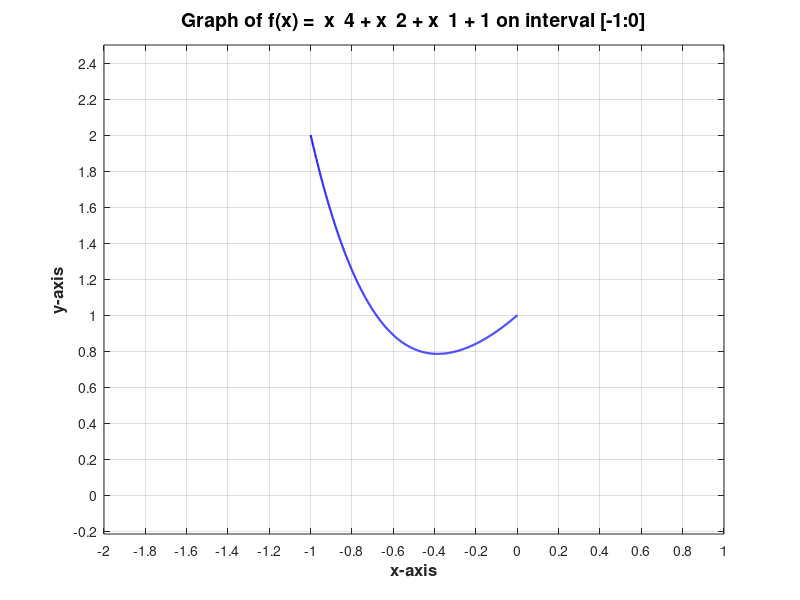

Reproduce this figure in MATLAB. (Note: this script raises an error after producing the figure.)
clc;
clear;

global DERIVATIVE_TYPE_DIFF;
global DERIVATIVE_TYPE_LEFT;
global DERIVATIVE_TYPE_RIGHT;
global DERIVATIVE_TYPE_CENTRAL;
global derivative_type;
global ddf;
global df;

global DERIVATIVE_PRECISION;
global FIRST_DERIVATIVE_COST;
global SECOND_DERIVATIVE_COST;

DERIVATIVE_TYPE_DIFF    = 0;
DERIVATIVE_TYPE_LEFT    = 1;
DERIVATIVE_TYPE_RIGHT   = 2;
DERIVATIVE_TYPE_CENTRAL = 3;

derivative_type = DERIVATIVE_TYPE_DIFF;

if derivative_type == DERIVATIVE_TYPE_DIFF
    FIRST_DERIVATIVE_COST = 1;
    SECOND_DERIVATIVE_COST = 1;
else
    FIRST_DERIVATIVE_COST = 2;
    SECOND_DERIVATIVE_COST = 3;
end

function [derivative_val] = calculate_left_derivative(f, x, h)
    derivative_val = (f(x) - f(x - h)) / h;
end

function [derivative_val] = calculate_right_derivative(f, x, h)
    derivative_val = (f(x + h) - f(x)) / h;
end

function [derivative_val] = calculate_central_derivative(f, x, h)
    derivative_val = (f(x + h) - f(x - h)) / (h * 2);
end

function [derivative_val] = calculate_second_derivative(f, x, h)
    derivative_val = (f(x + h) - (2*f(x)) + f(x - h)) / h^2;
end

function [derivative_val] = first_derivative(func, arg)
    global DERIVATIVE_TYPE_DIFF;
    global DERIVATIVE_TYPE_LEFT;
    global DERIVATIVE_TYPE_RIGHT;
    global DERIVATIVE_TYPE_CENTRAL;
    global derivative_type;
    global DERIVATIVE_PRECISION;
    global df;
    switch derivative_type
        case DERIVATIVE_TYPE_DIFF
            derivative_val = double(df(arg));
        case DERIVATIVE_TYPE_LEFT
            derivative_val = calculate_left_derivative(func, arg, DERIVATIVE_PRECISION);
        case DERIVATIVE_TYPE_RIGHT
            derivative_val = calculate_right_derivative(func, arg, DERIVATIVE_PRECISION);
        case DERIVATIVE_TYPE_CENTRAL
            derivative_val = calculate_central_derivative(func, arg, DERIVATIVE_PRECISION);
    end
end

function [derivative_val] = second_derivative(func, arg)
    global DERIVATIVE_TYPE_DIFF;
    global DERIVATIVE_TYPE_LEFT;
    global DERIVATIVE_TYPE_RIGHT;
    global DERIVATIVE_TYPE_CENTRAL;
    global derivative_type;
    global DERIVATIVE_PRECISION;
    global ddf;
    switch derivative_type
        case DERIVATIVE_TYPE_DIFF
            derivative_val = double(ddf(arg));
        case DERIVATIVE_TYPE_LEFT
            derivative_val = calculate_second_derivative(func, arg, DERIVATIVE_PRECISION);
        case DERIVATIVE_TYPE_RIGHT
            derivative_val = calculate_second_derivative(func, arg, DERIVATIVE_PRECISION);
        case DERIVATIVE_TYPE_CENTRAL
            derivative_val = calculate_second_derivative(func, arg, DERIVATIVE_PRECISION);
    end
end

function L = get_lipschitz_const(f, start, stop, precision)
    global df;
    func = @(x) -abs(df(x));
    [xL, L] = bruteforce(func, start, stop, precision);
end

function [xmin, fmin, func_calculations] = bruteforce(f, start, stop, precision)
    n = ceil((stop - start)/precision);
    arg = linspace(start, stop, n);
    y = f(arg);
    func_calculations = n;
    [fmin, ind] = min(y);
    xmin = arg(ind);
end

function [xmin, fmin, func_calculations] = digitwise(f, start, stop, precision)
    func_calculations = 0;
    delta = 1;
    x = start;
    direction = 1;
    yprev = 0;
    while delta > precision
        delta = delta / 4;
        yprev = f(start);
        func_calculations = func_calculations + 1;
        x = x + delta*direction;
        y = f(x);
        func_calculations = func_calculations + 1;
        while y < yprev
            yprev = y;
            xprev = x;
            x = x + delta*direction;
            y = f(x);
            func_calculations = func_calculations + 1;
        end
        direction = direction * -1;
    end
    fmin = yprev;
    xmin = xprev;
end

function [xmin, fmin, func_calculations] = dichotomy(f, start, stop, target_precision)
    func_calculations = 0;
    d = 0.2*target_precision;
    achieved_precision = (stop - start) / 2;
    while achieved_precision > target_precision
        x1 = (start + stop - d) / 2;
        x2 = (start + stop + d) / 2;
        y1 = f(x1);
        y2 = f(x2);
        func_calculations = func_calculations + 2;
        if y1 <= y2
            stop = x2;
        else
            start = x1;
        end
        achieved_precision = (stop - start) / 2;
    end
    xmin = (stop + start) / 2;
    fmin = f(xmin);
    func_calculations = func_calculations + 1;
end

function [xmin, fmin, func_calculations] = goldenratio(f, start, stop, target_precision)
    tau = (sqrt(5) - 1) / 2;
    x1 = start + (1 - tau) * (stop - start);
    x2 = start + tau * (stop - start);
    y1 = f(x1);
    y2 = f(x2);
    func_calculations = 2;
    n = 0;
    achieved_precision = (stop - start) / 2 * tau^n;
    while achieved_precision > target_precision
        if y1 <= y2
            stop = x2;
            x2 = x1;
            x1 = start + stop - x2;
            y2 = y1;
            y1 = f(x1);
            func_calculations = func_calculations + 1;
        else
            start = x1;
            x1 = x2;
            x2 = start + stop - x1;
            y1 = y2;
            y2 = f(x2);
            func_calculations = func_calculations + 1;
        end
        n = n + 1;
        achieved_precision = achieved_precision * tau;
    end
    xmin = (x1 + x2) / 2;
    fmin = f(xmin);
    func_calculations = func_calculations + 1;
end

function [xmin, fmin, func_calculations] = parabolic(f, start, stop, target_precision)
    x1 = start;
    x2 = (start + stop) / 2;
    x3 = stop;
    f1 = f(x1);
    f2 = f(x2);
    f3 = f(x3);
    func_calculations = 3;
    while ~((f1 >= f2) && (f2 <= f3))
        if f1 > f3
            x2 = (x2 + x3) / 2;
        else
            x2 = (x1 + x2) / 2;
        end
        f2 = f(x2);
        func_calculations = func_calculations + 1;
    end
    xmin = x2;
    delta = target_precision + 1;

    while delta > target_precision
        a0 = f1;
        a1 = (f2 - f1)/(x2 - x1);
        a2 = 1/(x3 - x2) * (((f3-f1)/(x3-x1))-((f2-f1)/(x2-x1)));
        xminprev = xmin;
        xmin = 1/2*(x1 + x2 - a1/a2);
        fmin = f(xmin);
        func_calculations = func_calculations + 1;

        if xmin < x2
            if fmin >= f2
                x1 = xmin;
                f1 = fmin;
            else
                x1 = x2;
                f1 = f2;
                x2 = xmin;
                f2 = fmin;
            end
        else
            if fmin >= f2
                x3 = xmin;
                f3 = fmin;
            else
                x1 = x2;
                f1 = f2;
                x2 = xmin;
                f2 = fmin;
            end
        end
        delta = abs(xminprev - xmin);
    end
end

function [xmin, fmin, func_calculations] = middlepoint(func, start, stop, target_precision)
    global FIRST_DERIVATIVE_COST;
    func_calculations = 0;
    xmin = (stop + start) / 2;
    dfmin = first_derivative(func, xmin);
    func_calculations = func_calculations + FIRST_DERIVATIVE_COST;
    while abs(dfmin) > target_precision
        if dfmin > 0
            stop = xmin;
        else
            start = xmin;
        end
        xmin = (start + stop) / 2;
        dfmin = first_derivative(func, xmin);
        func_calculations = func_calculations + FIRST_DERIVATIVE_COST;
    end
    fmin = func(xmin);
    func_calculations = func_calculations + 1;
end

function [xmin, fmin, func_calculations] = chord(func, start, stop, target_precision)
    global FIRST_DERIVATIVE_COST;
    func_calculations = 0;
    dfa = first_derivative(func, start);
    dfb = first_derivative(func, stop);
    xmin = start - (dfa / (dfa - dfb)) * (start - stop);
    dfmin = first_derivative(func, xmin);
    func_calculations = func_calculations + FIRST_DERIVATIVE_COST * 3;
    while abs(dfmin) > target_precision
        if dfmin > 0
            stop = xmin;
            dfb = dfmin;
        else
            start = xmin;
            dfa = dfmin;
        end
        xmin = start - (dfa / (dfa - dfb)) * (start - stop);
        dfmin = first_derivative(func, xmin);
        func_calculations = func_calculations + FIRST_DERIVATIVE_COST;
    end
    fmin = func(xmin);
    func_calculations = func_calculations + 1;
end

function [xmin, fmin, func_calculations] = Newton(func, start, target_precision)
    global FIRST_DERIVATIVE_COST;
    global SECOND_DERIVATIVE_COST;
    func_calculations = 0;
    xmin = start;
    dfmin = first_derivative(func, xmin);
    ddfmin = second_derivative(func, xmin);
    func_calculations = func_calculations + FIRST_DERIVATIVE_COST + SECOND_DERIVATIVE_COST;
    step = abs(dfmin/ddfmin);
    while abs(dfmin) > target_precision
        xmin = xmin - dfmin/ddfmin;
        prevstep = step;
        step = abs(dfmin/ddfmin);
        if (step - prevstep) > 0
            xmin = Inf;
            break
        end 
        dfmin = first_derivative(func, xmin);
        ddfmin = second_derivative(func, xmin);
        func_calculations = func_calculations + FIRST_DERIVATIVE_COST + SECOND_DERIVATIVE_COST;
    end
    fmin = func(xmin);
    func_calculations = func_calculations + 1;
end

function [xmin, fmin, func_calculations] = Newton_Raphson(func, start, target_precision)
    global FIRST_DERIVATIVE_COST;
    global SECOND_DERIVATIVE_COST;
    func_calculations = 0;
    xmin = start;
    dfmin = first_derivative(func, xmin);
    ddfmin = second_derivative(func, xmin);
    func_calculations = func_calculations + FIRST_DERIVATIVE_COST + SECOND_DERIVATIVE_COST;
    step = abs(dfmin/ddfmin);
    while abs(dfmin) > target_precision
        xrude = xmin - dfmin/ddfmin;
        dfxrude = first_derivative(func, xrude);
        func_calculations = func_calculations + FIRST_DERIVATIVE_COST;
        tau = dfmin^2 / (dfmin^2 + dfxrude^2);
        xmin = xmin - dfmin/ddfmin * tau;
        prevstep = step;
        step = abs(dfmin/ddfmin);
        if (step - prevstep) > 0
            xmin = Inf;
            break
        end 
        dfmin = first_derivative(func, xmin);
        ddfmin = second_derivative(func, xmin);
        func_calculations = func_calculations + FIRST_DERIVATIVE_COST + SECOND_DERIVATIVE_COST;
    end
    fmin = func(xmin);
    func_calculations = func_calculations + 1;
end

function [xmin, fmin, func_calculations] = Marquardt(func, start, target_precision)
    global FIRST_DERIVATIVE_COST;
    global SECOND_DERIVATIVE_COST;
    func_calculations = 0;
    xmin = start;
    dfmin = first_derivative(func, xmin);
    ddfmin = second_derivative(func, xmin);
    func_calculations = func_calculations + FIRST_DERIVATIVE_COST + SECOND_DERIVATIVE_COST;
    step = abs(dfmin/ddfmin);
    mu = ddfmin * 10;
    fx = func(xmin);
    func_calculations = func_calculations + 1;
    while abs(dfmin) > target_precision
        xmin = xmin - dfmin/(ddfmin + mu);
        fxnew = func(xmin);
        func_calculations = func_calculations + 1;
        if fx > fxnew
            mu = mu / 2;
        else
            mu = mu * 2;
        end
        fx = fxnew;
        prevstep = step;
        step = abs(dfmin/ddfmin);
        if (step - prevstep) > 0
            xmin = Inf;
            break
        end 
        dfmin = first_derivative(func, xmin);
        ddfmin = second_derivative(func, xmin);
        func_calculations = func_calculations + FIRST_DERIVATIVE_COST + SECOND_DERIVATIVE_COST;
    end
    fmin = func(xmin);
    func_calculations = func_calculations + 1;
end

function [xmin, fmin, func_calculations] = Polyline(func, start, stop, target_precision)
    L = abs(double(get_lipschitz_const(func, start, stop, target_precision)));
    f_a = func(start);
    f_b = func(stop);
    func_calculations = 2;
    x = (f_a - f_b + L*(start + stop)) / (2*L);
    y = (f_a + f_b + L*(start - stop)) / 2;
    x_p_arr = [[x, y]];
    delta_y = target_precision + 1;
    while delta_y > target_precision
        [p, i] = min(x_p_arr(:,2));
        x = x_p_arr(i,1);
        y = func(x);
        func_calculations = func_calculations + 1;
        delta_x = (y - p) / (2*L);
        delta_y = delta_x * (2*L);
        x1 = x - delta_x;
        x2 = x + delta_x;
        p = (y + p) / 2;
        x_p_arr = [x_p_arr(1:i - 1,:); [x1, p]; [x2, p]; x_p_arr(i + 1:end,:)];
    end
    xmin = x;
    fmin = y;
end

function plotSingleFunction(f, start, stop)
    % Create x values symmetric around zero
    x = linspace(start, stop, 1000);
    y = f(x);
    step = 0.2;
    % Create figure and plot
    figure;
    plot(x, y, 'b-', 'LineWidth', 1.5);
    
    % Axis labels with formatting
    xlabel('x-axis', 'FontSize', 12, 'FontWeight', 'bold');
    ylabel('y-axis', 'FontSize', 12, 'FontWeight', 'bold');
    functext = func2str(f);
    functext = erase(functext, '.');
    titletext = sprintf('Graph of f(x) = %s on interval [%d:%d]', functext(5:end), start, stop);
    title(titletext, 'FontSize', 14);
    
    % Set axis limits to include origin
    xlim([start-1, stop+1]);
    ylim([min(y)-1, max(y)+0.5]);
    
    % Configure axis divisions (price delenia)
    xticks(start-1:step:stop+1);
    yticks(floor(min(y)-1):step:ceil(max(y)+0.5));
    
    % Emphasize axes
    grid on;
    ax = gca;
    ax.GridLineStyle = '--';
    ax.GridAlpha = 0.3;
    
    % Highlight the coordinate origin
    hold on;
    plot(0, 0, 'ro', 'MarkerSize', 8, 'MarkerFaceColor', 'black');
    
    % Emphasize x and y axes with thicker lines
    xl = xlim;
    yl = ylim;
    line(xl, [0, 0], 'Color', 'k', 'LineWidth', 1.2); % x-axis
    line([0, 0], yl, 'Color', 'k', 'LineWidth', 1.2); % y-axis
    
    hold off;
end

function plotTableFunctionsLogLog(funcNames, tableData, xLimits, yLimits)
    % tableData: table where first column is x-values, subsequent columns are y-values
    % xLimits: [xmin, xmax] for x-axis limits
    % yLimits: [ymin, ymax] for y-axis limits
    
    % Extract x and y data
    x = tableData(:, 1); % First column as x-values
    
    figure;
    hold on;
    
    % Plot each function (each column after the first)
    numFunctions = size(tableData, 2) - 1;
    colors = lines(numFunctions); % Different colors for each function
    styles = ['o', '+', '*', 'x', 'square', '^', 'v', ">", "<", "pentagram", "hexagram"];
    
    for i = 1:numFunctions
        y = tableData(:, i+1); % Subsequent columns as y-values
        
        % Create log-log plot using set(gca) method :cite[2]
        plot(x, y, sprintf('-%s', styles(i)), 'LineWidth', 1.5, 'Color', colors(i, :), ...
             'DisplayName', sprintf('%s', funcNames(i+1)));
    end
    
    % Set logarithmic scale for both axes
    xscale log;
    yscale log;
    
    % Set axis limits if provided
    if exist('xLimits', 'var') && ~isempty(xLimits)
        xlim(xLimits);
    end
    if exist('yLimits', 'var') && ~isempty(yLimits)
        ylim(yLimits);
    end
    
    % Labels and formatting
    xlabel('precision', 'FontSize', 12, 'FontWeight', 'bold');
    ylabel('function calculations', 'FontSize', 12, 'FontWeight', 'bold');
    title('Algorithms speed', 'FontSize', 14);
    
    legend('show', 'Location', 'best');
    grid on;
    
    hold off;
end

target_precision = 0.000001;
DERIVATIVE_PRECISION = target_precision;
start = -1;
stop = 0;
f = @(x) x.^4 + x.^2 + x.^1 + 1;
plotSingleFunction(f, start, stop);
syms func(x);
func(x) = f;
df = matlabFunction(diff(func, x));
ddf = matlabFunction(diff(func, x, 2));

Names = ["precision", "bruteforce", "digitiwise", "dichotomy", "golden ratio", "parabolic", "middle point", "chords", "Newton", "Newton-Raphson", "Marquardt"];
N = [];
min_pow = -9;
max_pow = -1;
for i = min_pow:max_pow
    target_precision = 10^(i);
    [x, y, Nbrute] = bruteforce(f, start, stop, target_precision);
    [x, y, Ndigit] = digitwise(f, start, stop, target_precision);
    [x, y, Ndich] = dichotomy(f, start, stop, target_precision);
    [x, y, Ngold] = goldenratio(f, start, stop, target_precision);
    [x, y, Nparab] = parabolic(f, start, stop, target_precision);
    [x, y, Nmid] = middlepoint(f, start, stop, target_precision);
    [x, y, Nchord] = chord(f, start, stop, target_precision);
    [x, y, Nnewt] = Newton(f, (start + stop) / 2, target_precision);
    [x, y, Nnr] = Newton_Raphson(f, (start + stop) / 2, target_precision);
    [x, y, Nmarq] = Marquardt(f, (start + stop) / 2, target_precision);

    N = [N;[target_precision, Nbrute, Ndigit, Ndich, Ngold, Nparab, Nmid, Nchord, Nnewt, Nnr, Nmarq]];
end

plotTableFunctionsLogLog(Names, N, [10^(min_pow), 10^(max_pow)], [0, 10^2])
% f = @(x) x .* atan(x) - 1/2 * log(1 + x.^2);
% plotSingleFunction(f, -4, 4);
% syms func(x);
% func(x) = f;
% df = matlabFunction(diff(func, x));
% ddf = matlabFunction(diff(func, x, 2));
% start_flag = 0;
% step = 0.01;
% for start = -2:step:2
%     [x, y] = Newton(f, start, target_precision);
%     if abs(x) < 1e-2
%         if start_flag == 0
%             range_start = start;
%             start_flag = 1;
%         end
%     elseif start_flag == 1
%         range_end = start - step;
%         start_flag = 0;
%         break
%     end
% end
% 
% range_start, range_end


f = @(x) cos(x)./(x.^2);
start = 1;
stop = 12;
plotSingleFunction(f, start, stop);
syms func(x);
func(x) = f;
df = matlabFunction(diff(func, x));
ddf = matlabFunction(diff(func, x, 2));
L = abs(double(get_lipschitz_const(f, start, stop, 0.000001)));
N1 = [];
for i = 1:7
    target_precision = 10^(-i);
    n = ceil(L * (stop - start) / (target_precision * 2));
    %[x, y, Nbrute] = bruteforce(f, start, stop, target_precision);
    arg = linspace(start, stop, n);
    y = f(arg);
    [fmin, ind] = min(y);
    xmin = arg(ind);
    N1 = [N1 n];
end


f = @(x) 1/10 .* x + 2.*sin(4.*x);
start = 0;
stop = 4;
plotSingleFunction(f, start, stop);
syms func(x);
func(x) = f;
df = matlabFunction(diff(func, x));
ddf = matlabFunction(diff(func, x, 2));

N2 = [];
for i = 1:7
    target_precision = 10^(-i);
    [x, y, Npoly] = Polyline(f, start, stop, target_precision);
    N2 = [N2 Npoly];
end

N = [N1;N2]